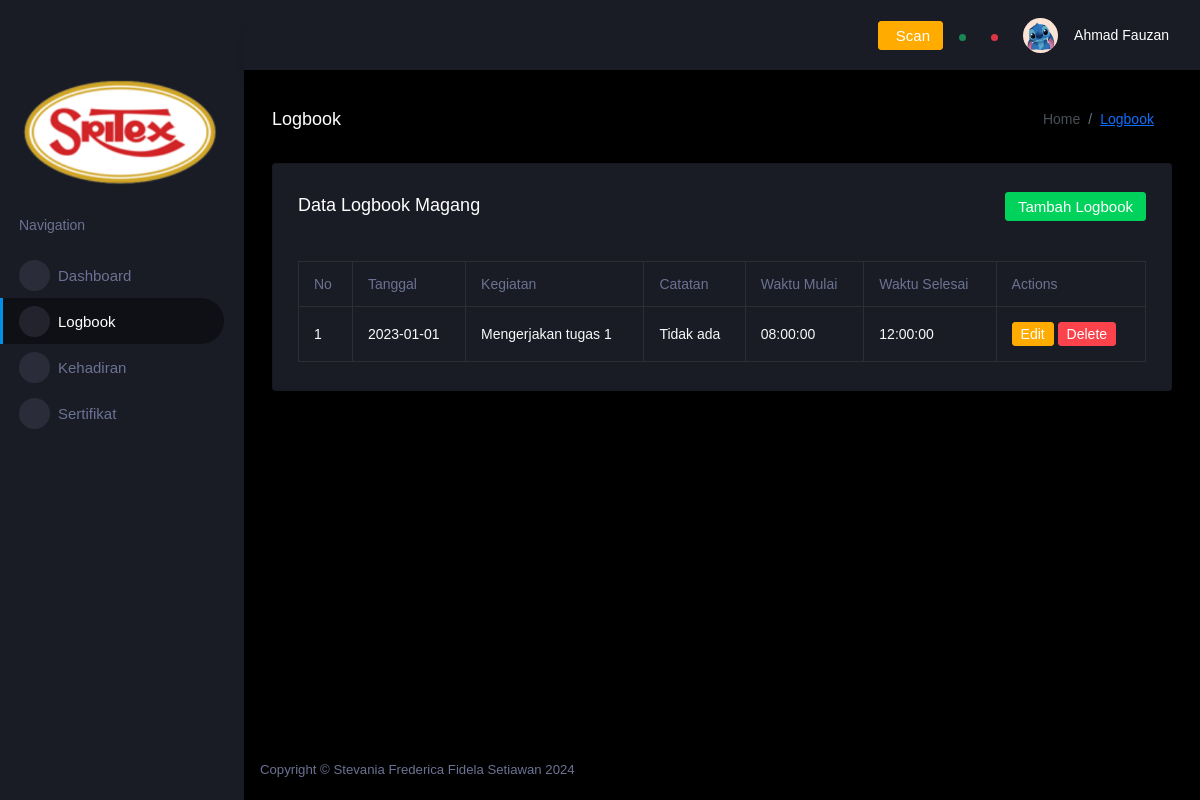
The page /index.php?page=logbook (signed in) on the database its author committed.
### tables this page shows
CREATE TABLE IF NOT EXISTS `logbook` (
  `id_logbook` int NOT NULL AUTO_INCREMENT,
  `id_peserta` int DEFAULT NULL,
  `tanggal` date NOT NULL,
  `waktu_mulai` time NOT NULL,
  `waktu_selesai` time NOT NULL,
  `kegiatan` text NOT NULL,
  `catatan` text,
  `created_at` timestamp NULL DEFAULT CURRENT_TIMESTAMP,
  PRIMARY KEY (`id_logbook`)
);

### pages/peserta/logbook.php (the view, shortened to what this page needs)
<?php
include("pages/controller/connection.php");
$sesi = $_SESSION['id_user'];
$sql = "SELECT l.*,pm.nama,pm.id_user FROM logbook l
INNER JOIN peserta_magang pm ON l.id_peserta=pm.id_peserta
WHERE pm.id_user=$sesi";
$result = $conn->query($sql);
?>
<div class="content-wrapper">
    <div class="page-header">
        <h3 class="page-title"> Logbook </h3>
        <nav aria-label="breadcrumb">
            <ol class="breadcrumb">
                <li class="breadcrumb-item active" aria-current="page">Home</li>
                <li class="breadcrumb-item"><a href="?page=logbook-peserta">Logbook</a></li>
            </ol>
        </nav>
    </div>
    <div class="row">
        <div class="col-lg-12 grid-margin stretch-card">
            <div class="card">
                <div class="card-body ">
                    <div class="page-header">
                        <h4 class="card-title">Data Logbook Magang</h4>
                        <nav aria-label="breadcrumb">
                            <button type="button" class="btn btn-success mb-3" data-toggle="modal" data-target="#addLogbookModal">
                                Tambah Logbook
                            </button>
                        </nav>
                    </div>
                    <div class="table-responsive ">
                        <table class="table table-bordered text-light">
                            <thead>
                                <tr>
                                    <th> No </th>
                                    <th> Tanggal </th>
                                    <th> Kegiatan </th>
                                    <th> Catatan </th>
                                    <th> Waktu Mulai </th>
                                    <th> Waktu Selesai </th>
                                    <th> Actions </th>
                                </tr>
                            </thead>
                            <tbody>
                                <?php
                                if ($result->num_rows > 0) {
                                    $no = 1;
                                    while ($row = $result->fetch_assoc()) {
                                ?>
                                        <tr>
                                            <td><?php echo $no; ?></td>
                                            <td><?php echo $row['tanggal']; ?></td>
                                            <td><?php echo $row['kegiatan']; ?></td>
                                            <td><?php echo $row['catatan']; ?></td>
                                            <td><?php echo $row['waktu_mulai']; ?></td>
                                            <td><?php echo $row['waktu_selesai']; ?></td>
                                            <td>
                                                <button type="button" class="btn btn-warning btn-sm edit-btn" data-id="<?php echo $row['id_logbook']; ?>">Edit</button>
                                                <button type="button" class="btn btn-danger btn-sm delete-btn" data-id="<?php echo $row['id_logbook']; ?>">Delete</button>
                                            </td>
                                        </tr>
                                    <?php
                                        $no++;
                                    }
                                } else {
                                    ?>
                                    <tr>
                                        <td colspan="7" class="text-center">Tidak ada data logbook saat ini.</td>
                                    </tr>
                                <?php
                                }
                                ?>
                            </tbody>
                        </table>
                    </div>
                </div>
            </div>
        </div>
    </div>
</div>

### rows shown on the page
logbook: tanggal "2023-01-01", kegiatan "Mengerjakan tugas 1", catatan "Tidak ada", waktu_mulai "08:00:00", waktu_selesai "12:00:00"

### other values the page prints
$_SESSION['nama'] "Ahmad Fauzan"
